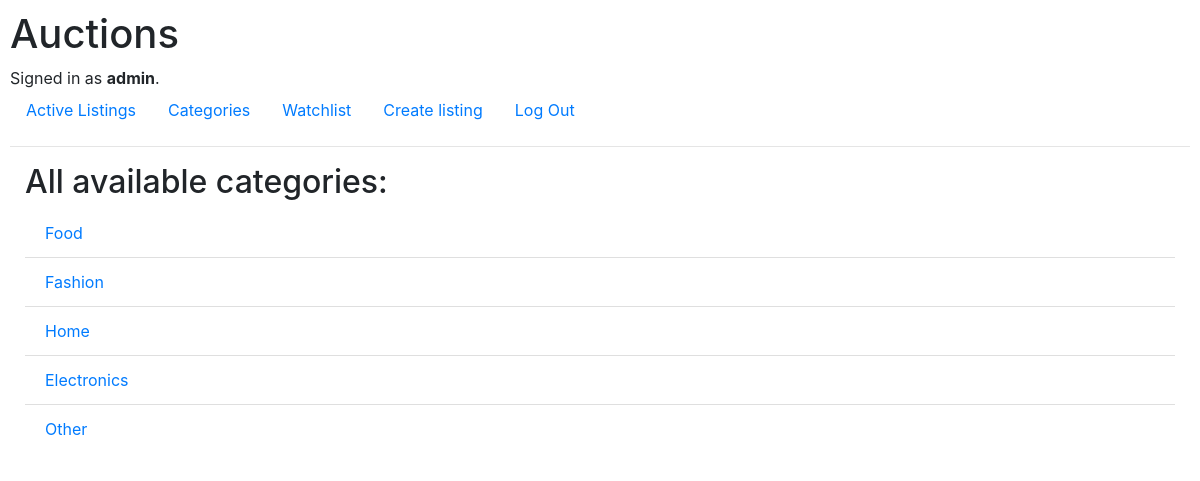
The page /categories (signed in) on the database its author committed.
### auctions/models.py (models this page shows, shortened)
class User(AbstractUser):
    pass

class Category(models.Model):
    id = models.UUIDField(primary_key=True, default=uuid.uuid4, editable=False)
    category = models.CharField(max_length=15)

### auctions/views.py (the view)
# urls.py: path("categories", views.categories, name="categories"),
@require_http_methods(["GET"])
def categories(request):
    return render(request, "auctions/categories.html", {
        'categories' : Category.objects.all(),
    })

### auctions/templates/auctions/categories.html
{% extends "auctions/layout.html" %}
{% block body %}
   <div class='container-fluid'>
    <h2>All available categories:</h2>
        <ul class="list-group list-group-flush">
            {% for category in categories %}
            <li class="list-group-item">
              <div class="ms-2 me-auto">
                <div class="fw-bold"><a href={% url 'category' category=category.category%}>{{category.category}}</a></div>
              </div>
            </li>
            {%endfor%}
        </ul>
   </div>
{% endblock %}

### auctions/templates/auctions/layout.html (shortened to what this page needs)
{% load static %}
<!DOCTYPE html>
<html lang="en">
    <head>
        <link rel="stylesheet" href="https://stackpath.bootstrapcdn.com/bootstrap/4.4.1/css/bootstrap.min.css">
        <link href="{% static 'auctions/styles.css' %}" rel="stylesheet">
    </head>
    <body>
        <h1>Auctions</h1>
        <div>
            {% if user.is_authenticated %}
                Signed in as <strong>{{ user.username }}</strong>.
            {% else %}
                Not signed in.
            {% endif %}
        </div>
        <ul class="nav">
            <li class="nav-item">
                <a class="nav-link" href="{% url 'index' %}">Active Listings</a>
            </li>
            <li class="nav-item">
                <a class="nav-link" href="{% url 'categories' %}">Categories</a>
            </li>
            {% if user.is_authenticated %}
                <li class="nav-item">
                    <a class="nav-link" href="{% url 'watchlist' %}">Watchlist</a>
                </li>
                <li class="nav-item">
                    <a class="nav-link" href="{% url 'create' %}">Create listing</a>
                </li>
                <li class="nav-item">
                    <a class="nav-link" href="{% url 'logout' %}">Log Out</a>
                </li>
            {% endif %}
        </ul>
        <hr>
        {% block body %}
        {% endblock %}
    </body>
</html>

### auctions/static/auctions/styles.css (style rules this page uses)
body { padding: 10px; }

### rows shown on the page
User: username "admin"
Category: category "Food"
Category: category "Fashion"
Category: category "Home"
Category: category "Electronics"
Category: category "Other"
